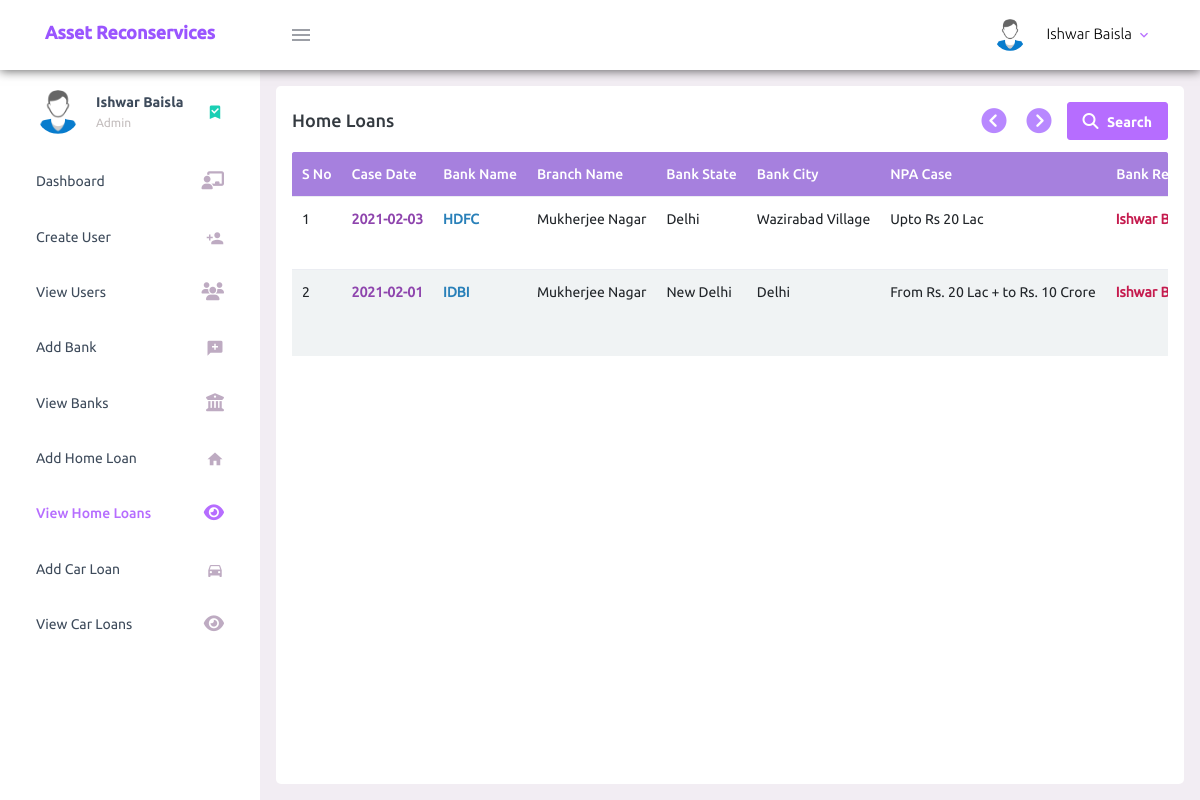
The app's page /view-home-loans.php (signed in) with its own data.
### tables this page shows
CREATE TABLE `home_loan` (
  `home_loan_cid` int(11) NOT NULL,
  `case_date` date NOT NULL,
  `npa_case` varchar(200) NOT NULL,
  `bank_name` varchar(200) NOT NULL,
  `bank_branch` varchar(100) NOT NULL,
  `bank_state` varchar(100) NOT NULL,
  `bank_city` varchar(100) NOT NULL,
  `bank_address` varchar(300) NOT NULL,
  `bank_contact_person_name` varchar(200) NOT NULL,
  `bank_contact_person_number` varchar(200) NOT NULL,
  `bank_contact_person_designation` varchar(200) NOT NULL,
  `bank_contact_person_email` varchar(200) NOT NULL,
  `borrower_name` varchar(200) NOT NULL,
  `amount` varchar(200) NOT NULL,
  `outstanding` date NOT NULL,
  `ra_agreement_signed_on` date NOT NULL,
  `ra_agreement_expired_on` date NOT NULL,
  `date_of_notice13_2` date NOT NULL,
  `date_of_notice13_3` date NOT NULL,
  `primary_security` varchar(200) NOT NULL,
  `collateral_security` varchar(200) NOT NULL,
  `total_security` varchar(200) NOT NULL,
  `date_of_symbolic_possession` date NOT NULL,
  `publication_hindi_newspaper_on` date NOT NULL,
  `publication_english_newspaper_on` date NOT NULL,
  `requested_bank_for_documents` date NOT NULL,
  `documents_received_on` date NOT NULL,
  `advocate_name` varchar(100) NOT NULL,
  `documents_given_to_advocate_on` date NOT NULL,
  `date_of_redirection_by_advocate` date NOT NULL,
  `application_file_dm_cmm_by_advocate_on` date NOT NULL,
  `date_of_hearing` date NOT NULL,
  `order_received_on` date NOT NULL,
  `order_forwarded_to_bank_on` date NOT NULL,
  `lease_on` date NOT NULL,
  `physical_possession_fixed_on` date NOT NULL,
  `mortgage_property_on` date NOT NULL,
  `possession_taken_on` date NOT NULL,
  `possession_postpone_on` date NOT NULL,
  `possession_postpone_reason` varchar(200) NOT NULL,
  `property_on_auction` date NOT NULL,
  `reserve_price` varchar(100) NOT NULL,
  `emd_amount` varchar(100) NOT NULL,
  `property_visit_by_prospective_buyers_on` date NOT NULL,
  `auction_date` date NOT NULL,
  `auction_status` tinyint(4) NOT NULL,
  `emd_deposit` varchar(100) NOT NULL,
  `emd_deposit_on` date NOT NULL,
  `fifteen_percent_possession` varchar(100) NOT NULL,
  `fifteen_percent_possession_on` date NOT NULL,
  `full_deposit` varchar(100) NOT NULL,
  `full_deposit_on` date NOT NULL,
  `over_above` varchar(100) NOT NULL,
  `forfitted` varchar(100) NOT NULL,
  `compromise` tinyint(4) NOT NULL,
  `date_of_compromise` date NOT NULL,
  `amount_of_compromise` varchar(200) NOT NULL,
  `full_compromise_paid_upto` varchar(200) NOT NULL,
  `ots` tinyint(4) NOT NULL,
  `date_of_ots_accepted` date NOT NULL,
  `amount_of_ots` varchar(200) NOT NULL,
  `amount_of_ots_paid_upto` varchar(200) NOT NULL,
  `compromise_ots_failed` tinyint(4) NOT NULL,
  `compromise_ots_failed_date` date NOT NULL,
  `property_sold_on` date NOT NULL,
  `property_sold_for` varchar(200) NOT NULL,
  `full_amount_compromise_received_on` date NOT NULL,
  `full_amount_ots_received_on` date NOT NULL,
  `date_of_ra_bill` date NOT NULL,
  `amount_of_ra_bill` varchar(200) NOT NULL,
  `ra_bill_forward_to_bank_on` date NOT NULL,
  `ra_bill_paid_on` date NOT NULL,
  `ra_bill_paid_amount` varchar(200) NOT NULL,
  `total_amount_of_expenses_incurred` varchar(200) NOT NULL,
  `income_case_wise_profit_loss` varchar(200) NOT NULL,
  `hindi_publication_name` varchar(100) NOT NULL,
  `english_publication_name` varchar(100) NOT NULL,
  `approved` tinyint(4) NOT NULL,
  `case_status` tinyint(4) NOT NULL
);

### view-home-loans.php (the view, shortened to what this page needs)
<?php
    require_once('connection.php');
    $db_error = '';
    $result_array = array();
    $control = 0;
    $error_occured = 0;
    if($error_occured || !$control){
      $sql = "SELECT * FROM home_loan";
      $result = $conn->query($sql);
      if($conn->error != ''){
          $_SESSION['error_msg'] = 'Something went wrong!';
          $db_error = $conn->error;
      }
      else if($result->num_rows == 0){
          $_SESSION['note_msg'] = 'Add a Home loan';
          header('Location: home-loan.php');
          exit;
      }
      else{
        while($row = $result->fetch_assoc()){
          array_push($result_array, $row);
        }
      }
    }
?>
<!DOCTYPE html>
<html lang="en">
  <head>
    <?php require 'includes/layout.php'; ?>
  </head>
  <body>
    <div class="container-scroller">
      <?php require 'includes/dashboard-header.php'; ?>
      <div class="container-fluid page-body-wrapper">
        <?php require 'includes/side-navigation.php'; ?>
        <div class="main-panel">
          <div class="content-wrapper">
            <div class="row ht-100">
              <div class="col-lg grid-margin stretch-card mb-0">
                <div class="card">
                  <div class="card-body set-table-height">
                    <h4 class="card-title form-inline justify-content-between">
                    Home Loans
                    <div class="form-inline">
                      <div class="table-scroll-btn-container">
                        <?php if(sizeof($result_array) > 0){ ?>
                        <div class="table-scroll-btn">
                          <span id="scroll-to-left-end-of-div">
                              <i  class="fas fa-chevron-circle-left"></i>
                          </span>
                          <span id="scroll-to-right-end-of-div" >
                              <i class="fas fa-chevron-circle-right"></i>
                          </span>
                        </div>
                        <?php } ?>
                      </div>
                      <?php if(sizeof($result_array) > 0){ ?>
                      <button id="show-search-popup" class="btn btn-primary">
                          <i class="fas fa-search"></i>
                          Search
                      </button>
                      <?php } ?>
                    </div>
                    </h4>
                    <div class="table-container">
                    <?php if($db_error == ''){ ?>
                        <?php if(sizeof($result_array) > 0){ ?>
                            <table class="table table-hover">
                              <thead>
                                <tr>
                                  <th>S No</th>
                                  <th>Case Date</th>
                                  <th>Bank Name</th>
                                  <th>Branch Name</th>
                                  <th>Bank State</th>
                                  <th>Bank City</th>
                                  <th>NPA Case</th>
                                  <th>Bank Representative</th>
                                </tr>
                              </thead>
                            <tbody>
                            <?php
                                $serial_no = 1;
                                foreach ($result_array as $home_loan){
                                    $npa_case = $home_loan['npa_case'];
                                    if($npa_case == '1')
                                      $npa_case_value = 'Upto Rs 20 Lac';
                                    if($npa_case == '2')
                                        $npa_case_value = 'From Rs. 20 Lac + to Rs. 10 Crore';
                                    ?>
                                    <tr>
                                      <td><?php echo $serial_no; ?></td>
                                      <td class="case-date"><?php echo $home_loan['case_date']!= '0000-00-00'? $home_loan['case_date'] : '-'; ?></td>
                                      <td class="bank"><?php echo $home_loan['bank_name']; ?></td>
                                      <td><?php echo $home_loan['bank_branch']; ?></td>
                                      <td><?php echo $home_loan['bank_state']; ?></td>
                                      <td><?php echo $home_loan['bank_city']; ?></td>
                                      <td><?php echo $npa_case_value; ?></td>
                                      <td class="text-capitalize bank-representative"><?php echo $home_loan['bank_contact_person_name']; ?></td>
                                    </tr>
                                    <?php
                                    $serial_no += 1;
                                }
                            ?>
                            </tbody>
                            </table>
                        <?php } ?>
                    <?php } ?>
                    </div>
                  </div>
                </div>
              </div>
            </div>
          </div>
        </div>
      </div>
    </div>
  </body>
</html>

### records on screen
home_loan: case_date "2021-02-03", bank_name "HDFC", bank_branch "Mukherjee Nagar", bank_state "Delhi", bank_city "Wazirabad Village", npa_case "Upto Rs 20 Lac", bank_contact_person_name "Ishwar…"
home_loan: case_date "2021-02-01", bank_name "IDBI", bank_branch "Mukherjee Nagar", bank_state "New Delhi", bank_city "Delhi", npa_case "From Rs. 20 Lac + to Rs. 10 Crore", bank_contact_person_name "Ishwar…"

### other values on screen
$_SESSION['user_full_name'] "Ishwar Baisla"
